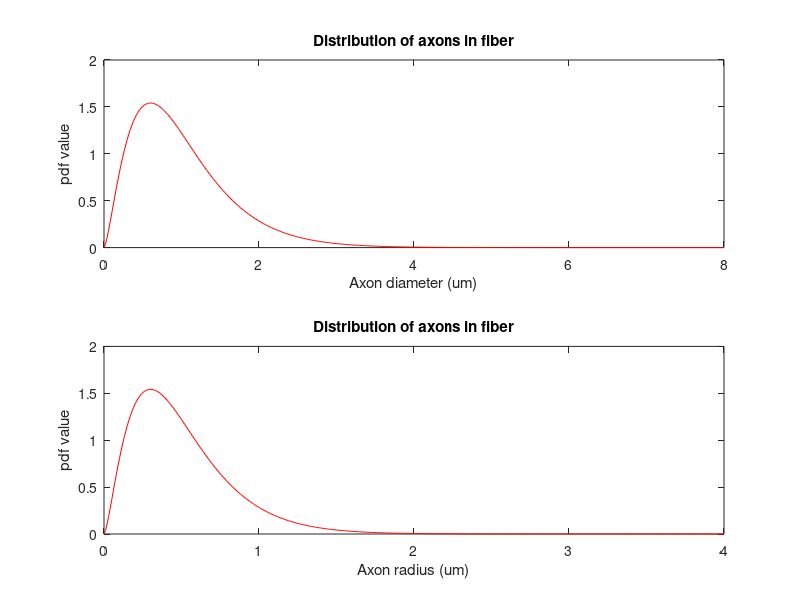

Write MATLAB code to recreate this figure. (Note: this script raises an error after producing the figure.)
close all
figure()
% Display gamma distribution
theta       = 0.2;
mode        = 0.3;
shape       = mode/theta+1;
X           = (0:0.01:4);
pdf         = gampdf(X,shape,theta);

subplot(2,1,1)
t   =  plot(2*X,pdf,'r');
title('Distribution of axons in fiber')
xlabel('Axon diameter (um)')
ylabel('pdf value')

% Display gamma distribution
theta       = 0.2;
mode        = 0.3;
shape       = mode/theta+1;
X           = (0:0.01:4);
pdf         = gampdf(X,shape,theta);

subplot(2,1,2)
t   =  plot(X,pdf,'r');
title('Distribution of axons in fiber')
xlabel('Axon radius (um)')
ylabel('pdf value')
%%
close all
figure

  
    %fimplicit(@(M,theta) -v + ((2*5.5)/beta)*theta^(1-alpha) ...
   % * gamma(M/theta+1-alpha)/gamma(M/theta+1) ... % Without approximmation
    %* (M/theta+1-alpha,'Color',[0, 0.4470, 0.7410]);
    fimplicit(@(M,theta) myfun(M,theta,v,alpha,beta));
     warning('off')
    %res     = lsqnonlin(@(M,theta) make_equations_inc_gv(M,theta,alpha,beta,G,V),x0,[0 0],[1 1],options); % other option

    hold on
    xlim([0,1])
    ylim([0,1])
    xlabel('M')
    ylabel('theta')
    hold on
    syms M theta
   % fimplicit(v_eqn_GammaLevel,'Color','r')
    
    
%%

function F = myfun(M,theta,v,alpha,beta)

F = [v - ((2*5.5)/beta)*theta^(1-alpha) ...
    * gamma(M/theta+1-alpha)/gamma(M/theta+1) ... % Without approximmation
    * (M/theta+1-alpha)];
end
